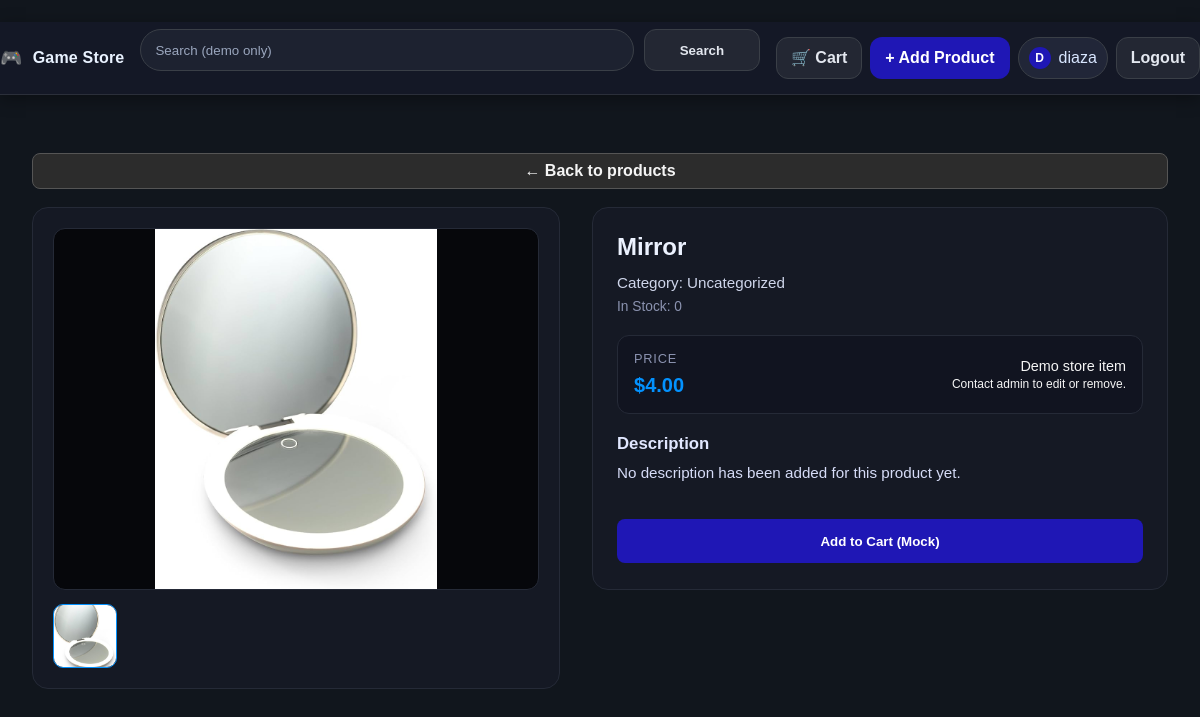
The page /product/1/ (signed in) on the database its author committed.
### catalog/models.py (models this page shows, shortened)
class Product(models.Model):
    name = models.CharField(max_length=180)
    slug = models.SlugField(unique=True)
    price = models.DecimalField(max_digits=10, decimal_places=2)
    inventory_qty = models.PositiveIntegerField(default=0)
    image = models.ImageField(upload_to="product_images/", blank=True, null=True)
    image_url = models.URLField(blank=True)
    description = models.TextField(blank=True)
    category = models.CharField(max_length=80, blank=True)

### catalog/views.py (the view)
# urls.py: path("product/<slug:slug>/", views.product_detail, name="product_detail"),
def product_detail(request, slug):
    product = get_object_or_404(Product, slug=slug)
    return render(request, "catalog/product_detail.html", {"product": product})

### templates/catalog/product_detail.html (shortened to what this page needs)
{% extends "base.html" %}
{% block content %}
  <section class="tt-detail-page">
    <p class="tt-back-btn">
      <a href="{% url 'product_list' %}" class="btn btn-sm btn-secondary">
        ← Back to products
      </a>
    </p>
    <div class="tt-detail-layout">
      <div class="tt-detail-media">
        <div class="tt-detail-image-wrap">
          {% if product.image %}
            <img src="{{ product.image.url }}"
                 alt="{{ product.name }}"
                 class="tt-detail-image" />
          {% elif product.image_url %}
            <img src="{{ product.image_url }}"
                 alt="{{ product.name }}"
                 class="tt-detail-image" />
          {% else %}
            <div class="tt-detail-image placeholder">
              No image uploaded for this product.
            </div>
          {% endif %}
        </div>
        <div class="tt-detail-thumbs">
          <div class="tt-detail-thumb active">
            {% if product.image %}
              <img src="{{ product.image.url }}" alt="{{ product.name }}">
            {% elif product.image_url %}
              <img src="{{ product.image_url }}" alt="{{ product.name }}">
            {% else %}
              <span>★</span>
            {% endif %}
          </div>
        </div>
      </div>
      <div class="tt-detail-info">
        <header class="tt-detail-header">
          <h1 class="tt-detail-title">{{ product.name }}</h1>
          <p class="tt-detail-seller">
            Category: {{ product.category|default:"Uncategorized" }}
          </p>
          <p class="tt-detail-meta">
            In Stock: {{ product.inventory_qty }}
          </p>
        </header>
        <div class="tt-detail-price-box">
          <div>
            <div class="tt-detail-price-label">Price</div>
            <div class="tt-detail-price">
              ${{ product.price }}
            </div>
          </div>
          <div class="tt-detail-end-time">
            <span>Demo store item</span><br>
            <small>Contact admin to edit or remove.</small>
          </div>
        </div>
        <section class="tt-detail-description">
          <h2>Description</h2>
          {% if product.description %}
            <p>{{ product.description|linebreaks }}</p>
          {% else %}
            <p>No description has been added for this product yet.</p>
          {% endif %}
        </section>
        <div class="tt-detail-actions">
          <button type="button" class="btn btn-primary">
            Add to Cart (Mock)
          </button>
        </div>
      </div>
    </div>
  </section>
{% endblock %}

### templates/base.html (shortened to what this page needs)
﻿{% load static %}
<!doctype html>
<html lang="en">
  <head>
    <link rel="stylesheet" href="{% static 'css/app.css' %}">
  </head>
  <body>
    <header class="tt-header">
      <div class="tt-container">
        <div class="tt-header-inner">
          <a href="{% url 'product_list' %}" class="tt-brand">
            <span class="tt-logo">🎮</span>
            <span>Game Store</span>
          </a>
          <form class="tt-search" method="get" action="{% url 'product_list' %}">
            <input
              class="tt-search-input"
              type="text"
              name="q"
              placeholder="Search (demo only)"
              value="{{ request.GET.q|default_if_none:'' }}"
            >
            <button type="submit" class="tt-btn tt-btn-ghost">
              Search
            </button>
          </form>
          <div class="tt-actions">
            <a href="{% url 'cart_detail' %}" class="tt-btn tt-btn-ghost">
              🛒 Cart
            </a>
            {% if user.is_authenticated %}
              {% if user.is_staff %}
                <a href="{% url 'product_create' %}" class="tt-btn tt-btn-primary">
                  + Add Product
                </a>
              {% endif %}
              <div class="tt-chip">
                <div class="tt-chip-dot">
                  {{ user.username|first|upper }}
                </div>
                <span>{{ user.username }}</span>
              </div>
              <a href="{% url 'logout' %}" class="tt-btn tt-btn-ghost">
                Logout
              </a>
            {% endif %}
          </div>
        </div>
      </div>
    </header>
    <main class="tt-page">
      <div class="tt-container page-content">
        {% block content %}{% endblock %}
      </div>
    </main>
  </body>
</html>

### rows shown on the page
Product: image (picture), name "Mirror", category "Uncategorized", inventory_qty "0", price "4.00"

### other values the page prints
{{ user.username|first|upper }} "D"
{{ user.username }} "diaza"
